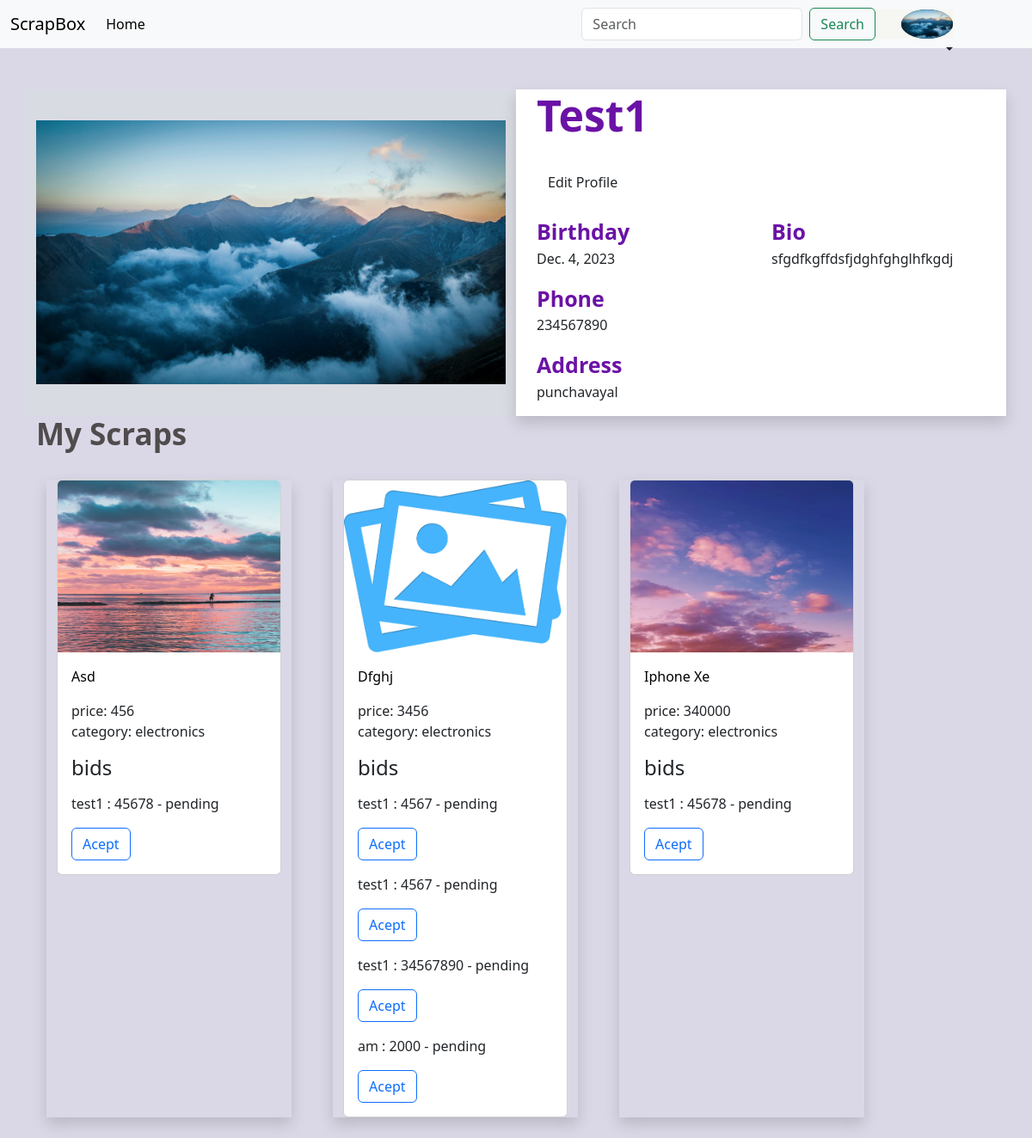
Page /profile/3 (signed in) on the committed database.
### scrapbox/models.py (models this page shows, shortened)
class UserProfile(models.Model):
    user=models.OneToOneField(User,on_delete=models.CASCADE,related_name="profile")
    address=models.CharField(max_length=200)
    phone=models.CharField(max_length=200)
    dob=models.DateField(null=True)
    bio=models.CharField(max_length=200)
    profile_pic=models.ImageField(null=True,upload_to="images\profile_img")
    def __str__(self):
        return self.user.username

class Scrap(models.Model):
    user=models.ForeignKey(User,on_delete=models.CASCADE,related_name="user_srapbox")
    name=models.CharField(max_length=200)
    price=models.IntegerField()
    category=models.ForeignKey(Category,on_delete=models.CASCADE,related_name="category_scrapbox",null=True)
    condition=models.CharField(max_length=200)
    location=models.CharField(max_length=200)
    created_date=models.DateTimeField(auto_now_add=True,null=True)
    options=(
        ("available","available"),
        ("sold","sold"),
    )
    status=models.CharField(max_length=200,choices=options,default="available")
    scrap_pic=models.ImageField(upload_to="images\scrap_img",null=True)

class Category(models.Model):
    name=models.CharField(max_length=200)
    def __str__(self):
        return self.name

class Bids(models.Model):
    user=models.ForeignKey(User,on_delete=models.CASCADE,related_name="user_bid")
    scrap=models.ForeignKey(Scrap,on_delete=models.CASCADE,related_name="scrap_bid")
    amount=models.IntegerField()
    options=(
        ("pending","pending"),
        ("accept","accept"),
        ("reject","reject"),
    )
    status=models.CharField(max_length=200,choices=options,default="pending")

### scrapbox/views.py (the view)
# urls.py: path('profile/<int:pk>',views.ProfileListView.as_view(),name="profile_details"),
class ProfileListView(DetailView):
    template_name="profile.html"
    model=UserProfile
    context_object_name="data"
    def get_context_data(self, **kwargs):
        context = super().get_context_data(**kwargs)
        context['scrap_object'] = Scrap.objects.all().filter(user = self.request.user )
        context['bid_objects'] = Bids.objects.all()
        context['scrap_data'] = context['scrap_object']
        context['bid_data'] = context['bid_objects']
        return context

### scrapbox/templates/profile.html (shortened to what this page needs)
{%extends 'base_nav.html'%}
{%load static%}
{%block body_nav%}
<section class="mt-5 bhig">
    <div class="container bg-white">
        <div class="row align-items-center flex-row-reverse bg_gray">
            <div class="col-lg-6  mt-0 shadow bg-white">
                <div class="row m-0 p-0">
                    <div class="main_text">
                        <h3 class="dark-color main_text">{{data}}</h3>
                        {%if data.user == request.user %}
                            <a class="text-decoration-none btn" href="{%url 'profile-update' request.user.profile.id %}">Edit profile</a>
                        {%endif%}
                    </div>
                    <div class="col-md-6">
                        <div class="">
                            <label class="sub_text">Birthday</label>
                            <p>{{data.dob}}</p>
                        </div>
                        <div class="">
                            <label class="sub_text">Phone</label>
                            <p>{{ data.phone }}</p>
                        </div>
                        <div class="">
                            <label class="sub_text">Address</label>
                            <p>{{data.address}}</p>
                        </div>
                    </div>
                    <div class="col-md-6">
                        <div class="">
                            <label class="sub_text">Bio</label>
                            <p>{{data.bio}}</p>
                        </div>
                    </div>
                </div>
            </div>
            <div class="col bg_gray text-white ">
                <div>
                    {%if data.profile_pic %}
                    <img src="{{data.profile_pic.url}}" title="" alt="no img" class="w-100 rounded-cricle">
                    {%endif%}
                </div>
            </div>
        </div>
    </div>
    <div class="container">
        <h2 class="sub_text_my">My Scraps</h2>
        <div class="row ">
            {%for scrap in scrap_data%}
            <div class="col-3  m-4 shadow ">
                <div class="card pd" >
                    {%if scrap.scrap_pic %}
                    <a href="{%url 'scrap_details' scrap.id %}"><img src="{{ scrap.scrap_pic.url }}"
                            class="card-img-top imghig" alt="no img"></a>
                    {%else%}
                    <img src="{%static 'scrapbox1/images/no-image-icon-23492.png' %}" alt="">
                    {%endif%}
                    <div class="card-body">
                        <a class="in_h2" href="{%url 'scrap_details' scrap.id %}">{{scrap.name}}</a>
                        <p class="card-text">
                        <div>price: {{scrap.price}}</div>
                        <div>category: {{scrap.category}}</div>
                        </p>
                        <h4>bids</h4>
                        {% for bid in bid_data %}
                            {% if bid.scrap == scrap %}
                                <p>{{bid.user}} : {{ bid.amount }} - {{ bid.status }}</p>
                                <form action="{%url 'bid' bid.id %}" method="post">
                                    <button class="btn btn-outline-primary" type="submit" name="action" value="accept">Acept</button>
                                </form>
                            {% endif %}
                        {% endfor %}
                    </div>
                </div>
            </div>
            {%endfor%}
        </div>
    </div>
</section>
{%endblock%}

### scrapbox/templates/base_nav.html (shortened to what this page needs)
{%extends 'base.html'%}
{%block body%}
{%load static%}
<nav class="navbar navbar-expand-lg bg-body-tertiary">
    <div class="container-fluid">
      <a class="navbar-brand" href="{%url 'index' %}">ScrapBox</a>
      <div class="collapse navbar-collapse" id="navbarSupportedContent">
        <ul class="navbar-nav me-auto mb-2 mb-lg-0">
          <li class="nav-item">
            <a class="nav-link active" aria-current="page" href="#">Home</a>
          </li>
        </ul>
        <form class="d-flex" role="search">
          <input class="form-control me-2" type="search" placeholder="Search" aria-label="Search">
          <button class="btn btn-outline-success" type="submit">Search</button>
        </form>
        <li class="nav-item dropdown m">
          <a class="nav-link dropdown-toggle dd" href="#" role="button" data-bs-toggle="dropdown" aria-expanded="false">
            {%if request.user.profile.profile_pic%}
              <a href="{%url 'profile_details' request.user.profile.id %}"><img class="profile-small" src="{{request.user.profile.profile_pic.url}}" alt="Avatar"></a>
            {%else%}
              <img class="profile-small" src="{%static 'scrapbox1/images/no-image-icon-23492.png' %}" alt="Avatar">
            {%endif%}
          </a>
        </li>
      </div>
    </div>
</nav>
{%block body_nav%}
{%endblock body_nav%}
{%endblock%}

### scrapbox/templates/base.html (shortened to what this page needs)
<!DOCTYPE html>
{%load static%}
<html lang="en">
<head>
    <link href="https://cdn.jsdelivr.net/npm/bootstrap@5.3.2/dist/css/bootstrap.min.css" rel="stylesheet">
    <link rel="stylesheet" href="{%static 'scrapbox1/css/style.css' %}">
    <link rel="stylesheet" href="https://cdnjs.cloudflare.com/ajax/libs/font-awesome/6.5.1/css/all.min.css" />
</head>
<body class="bgcolor ">
    {%block body%}
    {%endblock%}
</body>
</html>

### scrapbox/static/scrapbox1/css/style.css (style rules this page uses)
.bgcolor { background-color: #dad8e6; height: 100vh; }
.bhig { height: 100%; }
.imghig { width: 100%; height: 200px; }
.in_h2 { color: black; text-transform: capitalize; text-decoration: none; }
.card { position: relative; }
.profile-small { width: 60px; border-radius: 50%; background-color: rgb(68, 68, 68); }
.m { margin-right: 5rem; padding-left: 30px; list-style-type: none; size: 40px; background-color: rgb(246, 246, 243); }
.dd { position: absolute; top: 100%; right: 0; }
.main_text { font-size: 50px; font-weight: 700; margin: 0 0 6px; color: rgb(107, 18, 166); text-decoration: solid; text-transform: capitalize; }
.sub_text { color: rgb(107, 18, 166); font-size: 25px; font-weight: 600; }
.sub_text_my { color: rgb(80, 76, 77); font-size: 35px; font-weight: 600; text-decoration: solid; text-transform: capitalize; }
.bg_gray { background-color: rgb(217, 219, 226); }

### rows in the picture
UserProfile: user.username "Test1", dob "Dec. 4, 2023", phone "234567890", address "punchavayal", bio "sfgdfkgffdsfjdghfghglhfkgdj", profile_pic (picture)
Scrap: scrap_pic (picture), name "Asd", price "456", category "electronics"
Bids: user "test1", amount "45678", status "pending"
Scrap: scrap_pic (placeholder picture), name "Dfghj", price "3456", category "electronics"
Bids: user "test1", amount "4567", status "pending"
Bids: user "test1", amount "4567", status "pending"
Bids: user "test1", amount "34567890", status "pending"
Bids: user "am", amount "2000", status "pending"
Scrap: scrap_pic (picture), name "Iphone Xe", price "340000", category "electronics"
Bids: user "test1", amount "45678", status "pending"
